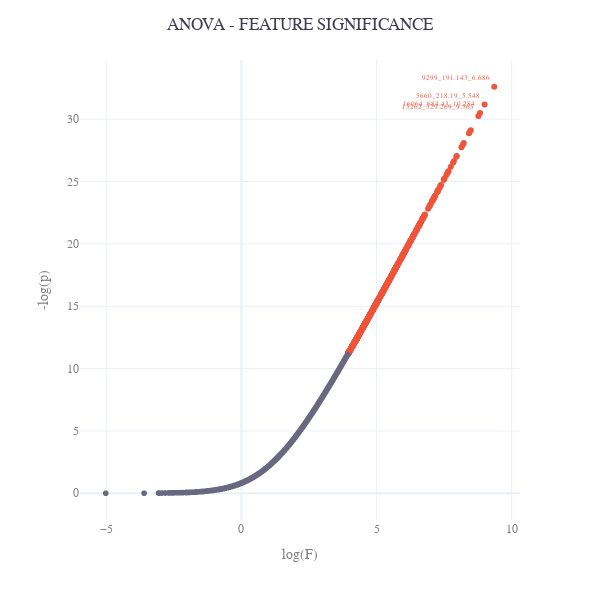

The notebook cell this image was saved under:
### Markdown cell above
**Plot ANOVA results**

We will use plotly to visualize results from the ANOVA, with log(F-values) on the x-axis and -log(p) on the y-axis. Features are colored after statistical significance after multiple test correction. Since there are large differences in the F- and p-values, it is easier to plot their log.

We can also display the names of some of the top features in the plot. This easily gets very cluttered if we decide to display too many names, so starting at the top 5 could be a good idea.

### Code cell
# first plot insignificant features
fig = px.scatter(x=anova[anova['significant'] == False]['F'].apply(np.log),
                y=anova[anova['significant'] == False]['p'].apply(lambda x: -np.log(x)),
                template='plotly_white', width=600, height=600)
fig.update_traces(marker_color="#696880")

# plot significant features
fig.add_scatter(x=anova[anova['significant']]['F'].apply(np.log),
                y=anova[anova['significant']]['p'].apply(lambda x: -np.log(x)),
                mode='markers+text',
                text=anova['metabolite'].iloc[:4],
                textposition='top left', textfont=dict(color='#ef553b', size=7), name='significant')

fig.update_layout(font={"color":"grey", "size":12, "family":"Sans"},
                  title={"text":"ANOVA - FEATURE SIGNIFICANCE", 'x':0.5, "font_color":"#3E3D53"},
                  xaxis_title="log(F)", yaxis_title="-log(p)", showlegend=False)

# save fig as pdf
fig.write_image(os.path.join(result_dir, "plot_ANOVA.pdf"), scale=3)

fig.show()

### Figure 1 — Plotly figure (JSON) as saved in the notebook; plotly's stock layout.template omitted (floating-point values rounded to 4 significant figures; data arrays with more than 128 entries replaced by an {"elided": "..."} marker saying what was removed)
{"data": [{"hovertemplate": "x=%{x}<br>y=%{y}<extra></extra>", "legendgroup": "", "marker": {"color": "#696880", "symbol": "circle"}, "mode": "markers", "name": "", "showlegend": false, "type": "scattergl", "x": {"elided": "2849 float values"}, "xaxis": "x", "y": {"elided": "2849 float values"}, "yaxis": "y"}, {"mode": "markers+text", "name": "significant", "text": ["9299_191.143_6.686", "5660_218.19_5.548", "16064_684.43_10.284", "15262_329.269_9.565"], "textfont": {"color": "#ef553b", "size": 7}, "textposition": "top left", "type": "scatter", "x": {"elided": "627 float values"}, "y": {"elided": "627 float values"}}], "layout": {"font": {"color": "grey", "family": "Sans", "size": 12}, "height": 600, "legend": {"tracegroupgap": 0}, "margin": {"t": 60}, "showlegend": false, "title": {"font": {"color": "#3E3D53"}, "text": "ANOVA - FEATURE SIGNIFICANCE", "x": 0.5}, "width": 600, "xaxis": {"anchor": "y", "autorange": true, "domain": [0, 1], "range": [-5.971, 10.31], "title": {"text": "log(F)"}, "type": "linear"}, "yaxis": {"anchor": "x", "autorange": true, "domain": [0, 1], "range": [-2.145, 34.75], "title": {"text": "-log(p)"}, "type": "linear"}}}
